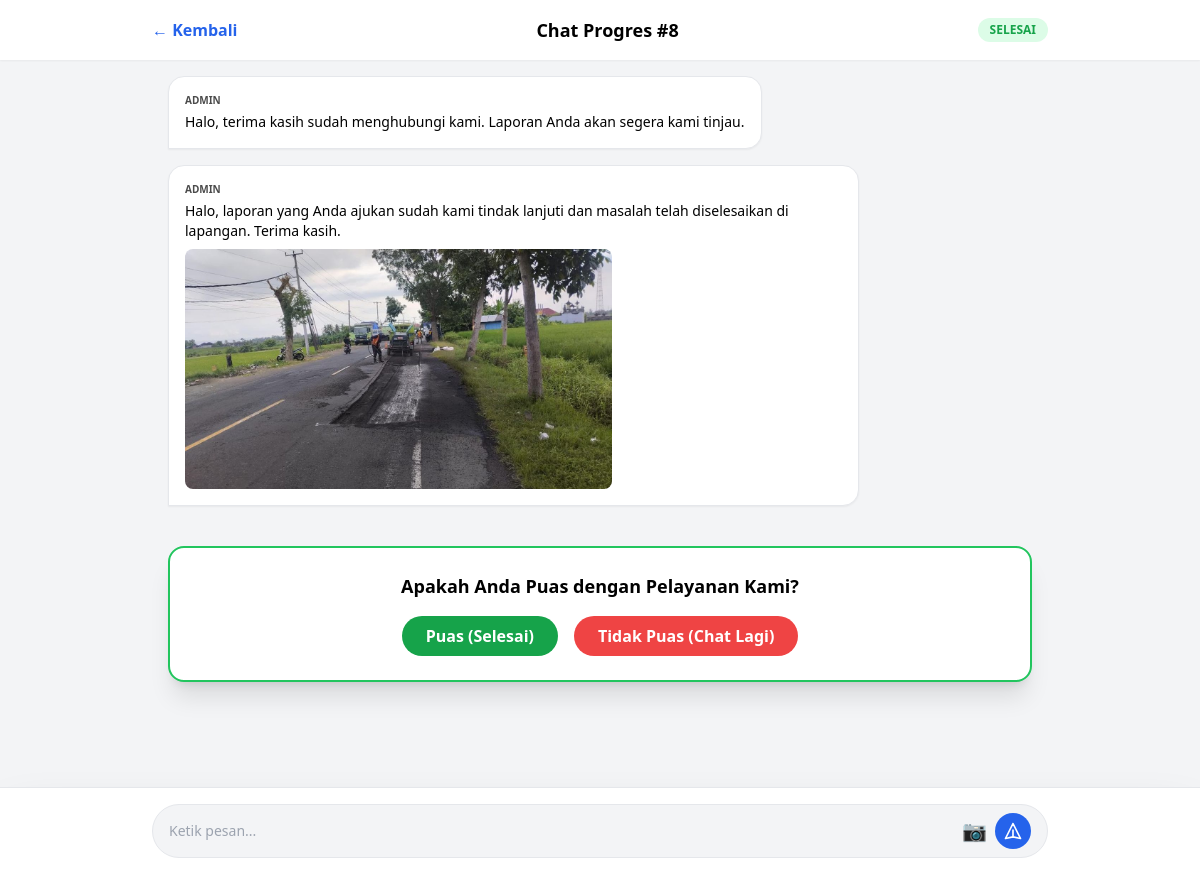
Screenshot of /laporan/detail/8/ (signed in) with the database file from the repository.
### base/models.py (models this page shows, shortened)
class Pengaduan(models.Model):
    STATUS_CHOICES = [
        ('menunggu', 'Menunggu'),
        ('proses', 'Dalam Proses'),
        ('selesai', 'Selesai'),
    ]
    user = models.ForeignKey(settings.AUTH_USER_MODEL, on_delete=models.CASCADE, null=True, blank=True)
    tanggal_pelaporan = models.DateField()
    isi_laporan = models.TextField()
    gambar_bukti = models.ImageField(upload_to='bukti_laporan/', blank=True, null=True)
    status = models.CharField(max_length=20, choices=STATUS_CHOICES, default='menunggu')
    dibuat_pada = models.DateTimeField(auto_now_add=True)

class ChatLaporan(models.Model):
    pengaduan = models.ForeignKey(Pengaduan, on_delete=models.CASCADE, related_name='chats')
    pengirim = models.ForeignKey(settings.AUTH_USER_MODEL, on_delete=models.CASCADE)
    pesan = models.TextField()
    file_pendukung = models.ImageField(upload_to='chat_files/', null=True, blank=True)
    dikirim_pada = models.DateTimeField(auto_now_add=True)

class CustomUser(AbstractUser):
    username_validator = RegexValidator(
        regex=r'^[\w.@+\- ]+$',
        message='Username hanya boleh mengandung huruf, angka, simbol (@/./+/-/_) dan spasi.',
        flags=0
    )
    username = models.CharField(
        max_length=150,
        unique=True,
        help_text='Wajib. 150 karakter atau kurang. Huruf, angka, dan spasi @/./+/-/_ saja.',
        validators=[username_validator], # <--- Pasang validatornya disini
        error_messages={
            'unique': "Username ini sudah digunakan.",
        },
    )
    nik = models.CharField(max_length=16, unique=True, null=True, blank=True)

### base/views.py (the view, shortened to what this page needs)
# urls.py: path('laporan/detail/<int:laporan_id>/', views.detail_laporan, name='detail_laporan'),
@login_required
def detail_laporan(request, laporan_id):
    laporan_obj = get_object_or_404(Pengaduan, id=laporan_id)
    if not request.user.is_staff and laporan_obj.user != request.user:
        messages.error(request, "Akses dilarang.")
        return redirect('laporan_saya')
    chats = laporan_obj.chats.all().order_by('dikirim_pada')
    return render(request, 'detail_laporan.html', {'laporan': laporan_obj, 'chats': chats})

### base/templates/detail_laporan.html (shortened to what this page needs)
{% load static %}
<!DOCTYPE html>
<html lang="en">
<head>
    <script src="https://cdn.tailwindcss.com"></script>
</head>
<body class="bg-gray-100 font-sans">
    <header class="bg-white shadow-sm p-4 sticky top-0 z-50">
        <div class="max-w-4xl mx-auto flex justify-between items-center">
            <a href="javascript:history.back()" class="text-blue-600 font-bold">← Kembali</a>
            <h1 class="text-lg font-bold">Chat Progres #{{ laporan.id }}</h1>
            <span id="status-badge" class="px-3 py-1 rounded-full text-xs font-bold uppercase
                {% if laporan.status == 'menunggu' %}bg-red-100 text-red-600{% elif laporan.status == 'proses' %}bg-yellow-100 text-yellow-600{% else %}bg-green-100 text-green-600{% endif %}">
                {{ laporan.status }}
            </span>
        </div>
    </header>
    <main class="max-w-4xl mx-auto p-4 pb-48">
        <div class="space-y-4" id="chat-container">
            {% for chat in chats %}
                <div class="flex {% if chat.pengirim == request.user %}justify-end{% else %}justify-start{% endif %}">
                    <div class="max-w-[80%] {% if chat.pengirim == request.user %}bg-blue-600 text-white rounded-t-2xl rounded-bl-2xl{% else %}bg-white border rounded-t-2xl rounded-br-2xl{% endif %} p-4 shadow-sm">
                        <p class="text-[10px] opacity-70 font-bold mb-1 uppercase">{{ chat.pengirim.username }}</p>
                        <p class="text-sm">{{ chat.pesan }}</p>
                        {% if chat.file_pendukung %}
                            <img src="{{ chat.file_pendukung.url }}" class="mt-2 rounded-lg max-h-60">
                        {% endif %}
                    </div>
                </div>
            {% endfor %}
        </div>
        {% if not request.user.is_staff and laporan.status == 'selesai' %}
        <div id="feedback-section" class="mt-10 bg-white p-6 rounded-2xl border-2 border-green-500 text-center shadow-xl">
            <h3 class="font-bold text-lg mb-4">Apakah Anda Puas dengan Pelayanan Kami?</h3>
            <div class="flex justify-center gap-4">
                <button onclick="sendFeedback('Puas')" class="bg-green-600 text-white px-6 py-2 rounded-full font-bold hover:bg-green-700">Puas (Selesai)</button>
                <button onclick="isiPesan('Saya belum puas karena...')" class="bg-red-500 text-white px-6 py-2 rounded-full font-bold hover:bg-red-600">Tidak Puas (Chat Lagi)</button>
            </div>
        </div>
        {% endif %}
    </main>
    <div class="fixed bottom-0 left-0 right-0 bg-white border-t p-4 shadow-2xl">
        <div class="max-w-4xl mx-auto">
            <form action="" method="POST" enctype="multipart/form-data" id="chat-form">
                <div class="flex items-center gap-2 bg-gray-100 rounded-full p-2 px-4 border border-gray-200 focus-within:border-blue-500">
                    <input type="text" name="pesan" id="input-pesan" placeholder="Ketik pesan..."
                           class="flex-1 bg-transparent border-none focus:ring-0 text-sm" required>
                    <label class="cursor-pointer">
                        <span id="foto-icon" class="text-xl">📷</span>
                    </label>
                    <button type="submit" class="bg-blue-600 text-white p-2 rounded-full hover:bg-blue-700">
                        <svg class="w-5 h-5" fill="none" stroke="currentColor" viewBox="0 0 24 24"><path stroke-linecap="round" stroke-linejoin="round" stroke-width="2" d="M12 19l9 2-9-18-9 18 9-2zm0 0v-8"></path></svg>
                    </button>
                </div>
            </form>
        </div>
    </div>
</body>
</html>

### rows the page displays
Pengaduan: id "8", status "SELESAI"
ChatLaporan: pengirim.username "ADMIN", pesan "Halo, terima kasih sudah menghubungi kami. Laporan Anda akan segera kami tinjau."
ChatLaporan: pengirim.username "ADMIN", pesan "Halo, laporan yang Anda ajukan sudah kami tindak lanjuti dan masalah telah diselesaikan di lapangan. Terima kasih.", file_pendukung (picture)
